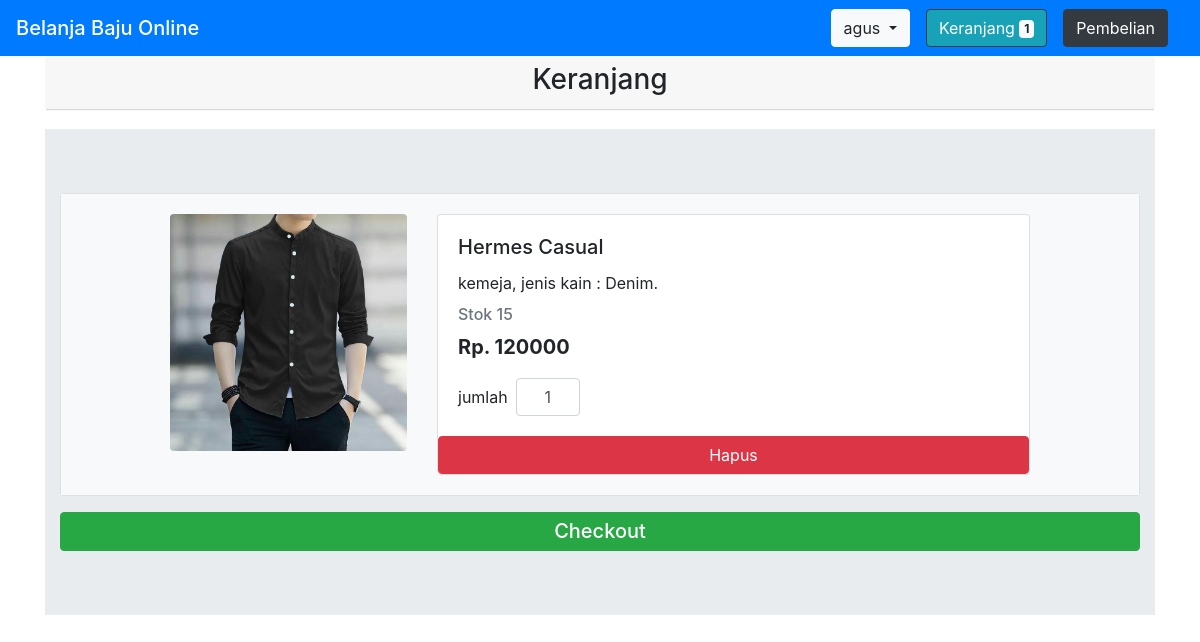
/index.php?page=keranjang&aksi=view (signed in), run on the app's committed database.
### tables this page shows
CREATE TABLE `transaksi` (
  `id_transaksi` int(11) NOT NULL,
  `id_status_pembelian` int(11) DEFAULT NULL,
  `id_user` int(11) DEFAULT NULL,
  `id_kurir` int(11) DEFAULT NULL,
  `tanggal_transaksi` datetime DEFAULT NULL,
  `jarak_pengiriman` int(11) DEFAULT NULL
);

CREATE TABLE `baju` (
  `id_baju` int(11) NOT NULL,
  `id_kategori_baju` int(11) DEFAULT NULL,
  `id_ukuran_baju` int(11) DEFAULT NULL,
  `id_jenis_baju` int(11) DEFAULT NULL,
  `id_merek_baju` int(11) DEFAULT NULL,
  `deskripsi_baju` varchar(255) NOT NULL,
  `harga_baju` int(11) DEFAULT NULL,
  `gambar_baju` varchar(255) NOT NULL
);

CREATE TABLE `stok_baju` (
  `id_baju` int(11) DEFAULT NULL,
  `jumlah_baju` int(11) DEFAULT NULL
);

CREATE TABLE `detail_transaksi` (
  `id_transaksi` int(11) DEFAULT NULL,
  `id_baju` int(11) DEFAULT NULL,
  `jumlah_pembelian` int(11) DEFAULT NULL
);

### Controller/TransaksiController.php (called while the page is built, shortened)
<?php
class TransaksiController
{
    private $modelTransaksi;
    public function __construct()
    {
        $this->modelTransaksi = new TransaksiModel();
    }
    public function getKeranjang()
    {
        $idUser = $_SESSION['user']['id_user'];
        $dataKeranjang = $this->modelTransaksi->getDataKeranjang($idUser);
        $jumlahKeranjangUser = $this->modelTransaksi->getJumlahKeranjangUser($idUser);
        if (empty($jumlahKeranjangUser)) {
            $jumlahKeranjang =  0;
        } else {
            $jumlahKeranjang =  $jumlahKeranjangUser['jumlahKeranjang'];
        }
        extract($dataKeranjang);
        $BASE_URL = "http://localhost/projek-belanjaBajuOnline";
        require_once("View/keranjang.php");
    }
}

### Koneksi.php (called while the page is built)
<?php
function koneksi() {
    $db_host = "localhost";
    $db_user = "root";
    $db_password = "";
    $db_database = "db_belanjabajuonline";
    try {
        return new mysqli($db_host, $db_user, $db_password, $db_database);
    } catch (Exception $e) {
        echo "terjadi kesalahan koneksi database";
    }
}

### Model/TransaksiModel.php (called while the page is built, shortened)
<?php
class TransaksiModel
{
    public function getDataKeranjang($idUser)
    {
        $sql = "SELECT tr.id_transaksi AS idTransaksi, dt.id_baju AS idBaju, ba.gambar_baju AS gambarBaju,
                        CONCAT_WS(' ', mb.nama_merek_baju, jb.nama_jenis_baju) AS namaProduk,
                        ba.deskripsi_baju AS detailProduk, sb.jumlah_baju AS jumlahBaju, ba.harga_baju AS hargaBaju, dt.jumlah_pembelian AS jumlahPembelian
                FROM transaksi tr
                JOIN status_pembelian sp ON tr.id_status_pembelian = sp.id_status_pembelian
                JOIN detail_transaksi dt ON tr.id_transaksi = dt.id_transaksi
                JOIN baju ba ON dt.id_baju = ba.id_baju
                JOIN merek_baju mb ON ba.id_merek_baju = mb.id_merek_baju
                JOIN jenis_baju jb ON ba.id_jenis_baju = jb.id_jenis_baju
                JOIN stok_baju sb ON ba.id_baju = sb.id_baju
                WHERE tr.id_user = $idUser AND sp.nama_status_pembelian = 'Keranjang'";
        $query = koneksi()->query($sql);
        $hasil = [];
        while ($data = $query->fetch_assoc()) {
            $hasil[] = $data;
        }
        return $hasil;
    }
    public function getJumlahKeranjangUser($idUser)
    {
        $sql = "SELECT COUNT(tr.id_status_pembelian) AS jumlahKeranjang
                FROM detail_transaksi dt
                JOIN transaksi tr ON dt.id_transaksi = tr.id_transaksi
                WHERE tr.id_user = $idUser AND tr.id_status_pembelian = 1 GROUP BY tr.id_status_pembelian";
        $query = koneksi()->query($sql);
        return $query->fetch_assoc();
    }
}

### View/keranjang.php (the view, shortened to what this page needs)
<!doctype html>
<html lang="en">
<head>
    <link rel="stylesheet" href="https://maxcdn.bootstrapcdn.com/bootstrap/4.0.0/css/bootstrap.min.css">
    <link rel="stylesheet" href="<?php echo $BASE_URL; ?>/assets/font-awesome-4.7.0/css/font-awesome.min.css">
</head>
<body>
    <nav class="navbar navbar-expand-lg navbar-dark bg-primary fixed-top">
        <a class="navbar-brand mb-0 h1" href="index.php?page=utama&aksi=view">Belanja Baju Online</a>
        <div class="collapse navbar-collapse justify-content-end" id="navbarSupportedContent">
            <form class="form-inline my-2 my-lg-0">
                <div class="dropdown">
                    <button class="btn btn-light dropdown-toggle mr-3 my-2 my-sm-0" id="dropdownMenuButton" data-toggle="dropdown" aria-haspopup="true" aria-expanded="false">
                        <?php echo $_SESSION['user']['username']; ?>
                    </button>
                </div>
                <a href="index.php?page=keranjang&aksi=view" class="btn btn-info border-dark mr-3 my-2 my-sm-0">
                    Keranjang
                    <?php if ($jumlahKeranjang != 0) : ?>
                        <span class="badge badge-light" id="jumlahKeranjang"><?php echo $jumlahKeranjang; ?></span>
                    <?php else : ?>
                        <span class="badge badge-light" id="jumlahKeranjang">0</span>
                    <?php endif; ?>
                </a>
                <a href="index.php?page=pembelian&aksi=view" class="btn btn-dark mr-3 my-2 my-sm-0">
                    Pembelian
                </a>
            </form>
        </div>
    </nav>
    <div class="container mt-5 sticky-top" style="top: 50px;">
        <div class="card text-center mt-3 border border-light" style="width: 100%;">
            <h5 class="card-header h3">Keranjang</h5>
        </div>
    </div>
    <div class="container" style="margin-top: 20px;">
        <div class="jumbotron jumbotron-fluid">
            <div class="container">
                <?php if (empty($dataKeranjang)) : ?>
                    <div class="alert alert-primary text-center h5" role="alert">
                        <i class="fa fa-heart" aria-hidden="true"></i>&nbsp;<i class="fa fa-heart" aria-hidden="true"></i>&nbsp;<i class="fa fa-heart" aria-hidden="true"></i>&nbsp;&nbsp;
                        Keranjangmu Masih Kosong Nih,&nbsp;&nbsp;<i class="fa fa-heart" aria-hidden="true"></i> <i class="fa fa-heart" aria-hidden="true"></i>&nbsp;<i class="fa fa-heart" aria-hidden="true"></i>
                        <br>
                        <i class="fa fa-heart" aria-hidden="true"></i> <i class="fa fa-heart" aria-hidden="true"></i> <i class="fa fa-heart" aria-hidden="true"></i>&nbsp;&nbsp;Isi keranjangmu <a href="index.php?page=utama&aksi=view" class="alert-link h6">Di Sini</a>&nbsp;&nbsp;<i class="fa fa-heart" aria-hidden="true"></i>&nbsp;<i class="fa fa-heart" aria-hidden="true"></i>&nbsp;<i class="fa fa-heart" aria-hidden="true"></i>
                    </div>
                <?php else : ?>
                    <?php foreach ($dataKeranjang as $rowDataKeranjang) : ?>
                        <div class="card keranjang">
                            <div class="card-body bg-light">
                                <div class="row justify-content-center">
                                    <div class="col-3">
                                        <img src="<?php echo $BASE_URL; ?>/assets/img/tersimpan/<?php echo $rowDataKeranjang['gambarBaju']; ?>" class="rounded img-fluid" alt="Image Preview">
                                    </div>
                                    <div class="col-7">
                                        <div class="card" style="height: 100%;">
                                            <div class="card-body">
                                                <h5 class="card-title"><?php echo $rowDataKeranjang['namaProduk']; ?></h5>
                                                <p class="card-text"><?php echo $rowDataKeranjang['detailProduk']; ?>.
                                                </p>
                                                <h6 class="card-subtitle mb-2 text-muted">Stok <?php echo $rowDataKeranjang['jumlahBaju']; ?></h6>
                                                <blockquote class="blockquote font-weight-bold">
                                                    <p class="mb-0">Rp. <span class="hargaBaju"><?php echo $rowDataKeranjang['hargaBaju']; ?></span></p>
                                                </blockquote>
                                                <div class="form-inline">
                                                    <label for="txtJumlah" class="mr-2">jumlah</label>
                                                    <input type="text" class="form-control text-center jumlahBaju" style="width: 4rem;" name="jumlah" value="<?php echo $rowDataKeranjang['jumlahPembelian']; ?>">
                                                </div>
                                            </div>
                                            <ul class="list-group list-group-flush text-center">
                                                <a href="index.php?page=keranjang&aksi=delete&idTransaksi=<?php echo $rowDataKeranjang['idTransaksi']; ?>&idBaju=<?php echo $rowDataKeranjang['idBaju']; ?>" class="btn btn-danger btn-block">
                                                    Hapus
                                                </a>
                                            </ul>
                                        </div>
                                    </div>
                                </div>
                            </div>
                        </div>
                    <?php endforeach; ?>
                    <button type="button" class="btn btn-success btn-block mt-3" data-toggle="modal" data-target="#modalKonfirmasiCheckout">
                        <span class="h5">Checkout</span>
                    </button>
                <?php endif; ?>
            </div>
        </div>
    </div>
</body>
</html>

### data on the page
transaksi: baju.gambar_baju (picture), namaProduk "Hermes Casual", baju.deskripsi_baju "kemeja, jenis kain : Denim", stok_baju.jumlah_baju "15", baju.harga_baju "120000", jumlah "1"

### other printed values
$_SESSION['user']['username'] "agus"
$jumlahKeranjang "1"
